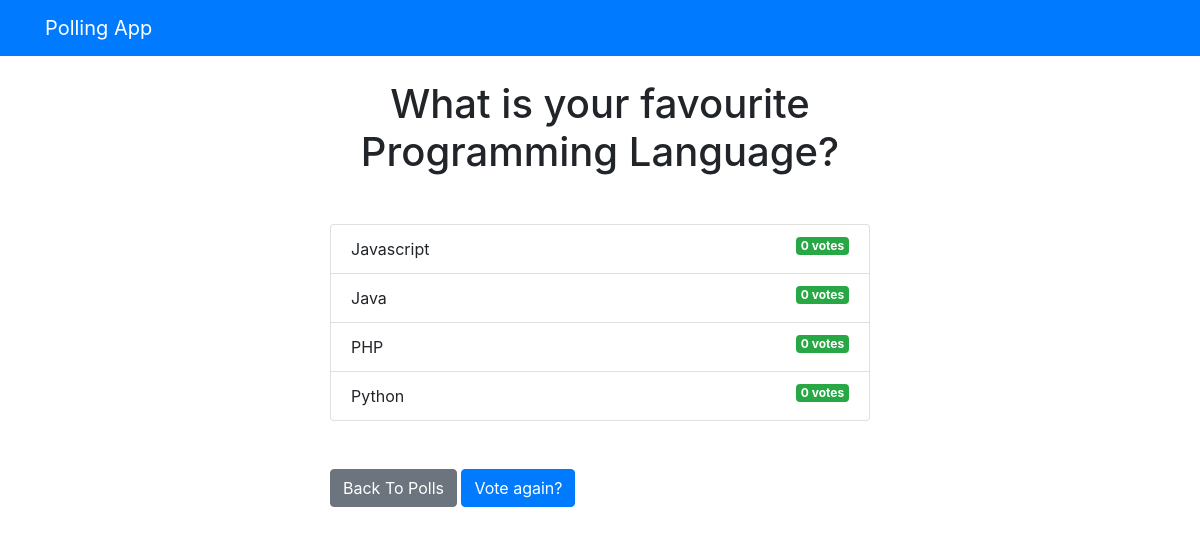
/polls/results/1/, run on an earlier commit of the app's database.
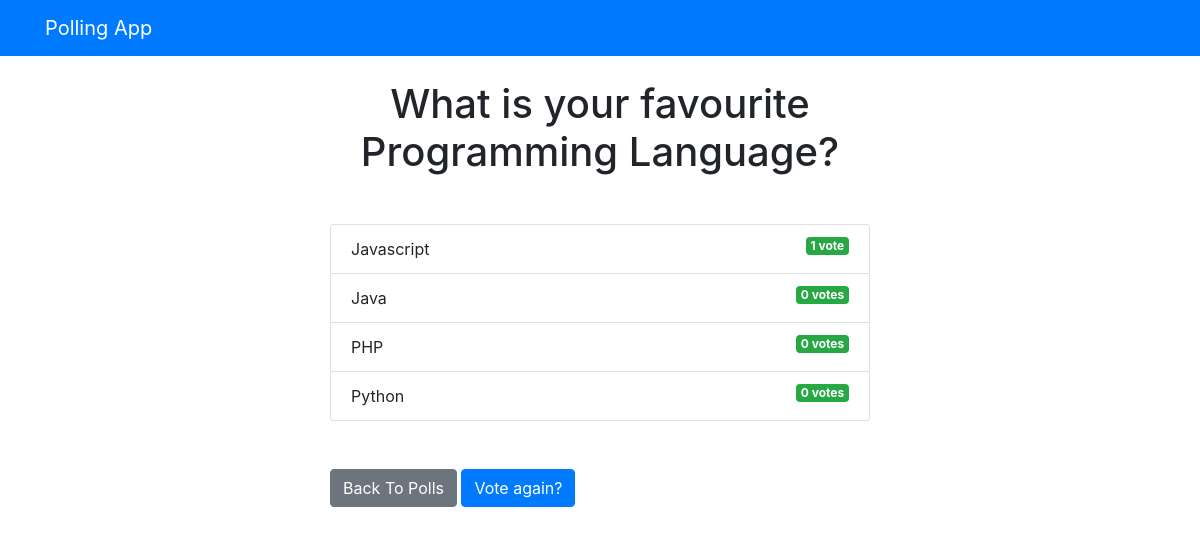
And on a later commit of the database.
### polls/models.py (models this page shows, shortened)
class Choice(models.Model):
    question = models.ForeignKey(Question, on_delete=models.CASCADE)
    choice_text = models.CharField(max_length=200)
    votes = models.IntegerField(default=0)

### polls/views.py (the view)
# urls.py: path('results/<int:question_id>/', views.results, name="results"),
def results(request, question_id):
    question = get_object_or_404(Question, pk=question_id)
    return render(request, 'polls/results.html', {'question': question})

### templates/polls/results.html
{% extends 'base.html' %}
{% block content %}
<h1 class="mb-5 text-center">{{ question.question_text }}</h1>
<ul class="list-group mb-5">
    {% for choice in question.choice_set.all %}
    <li class="list-group-item">
        {{ choice.choice_text }} <span class="badge badge-success float-right">{{ choice.votes }}
            vote{{ choice.votes | pluralize }}</span>
    </li>
    {% endfor %}
</ul>
<a class="btn btn-secondary" href="{% url 'polls:index' %}">Back To Polls</a>
<a class="btn btn-primary" href="{% url 'polls:detail' question.id %}">Vote again?</a>
{% endblock %}

What changed in the data, as far as the page shows it:
changed Choice "Javascript": votes "0" → "1"; votes|pluralize "s" → (not shown)
